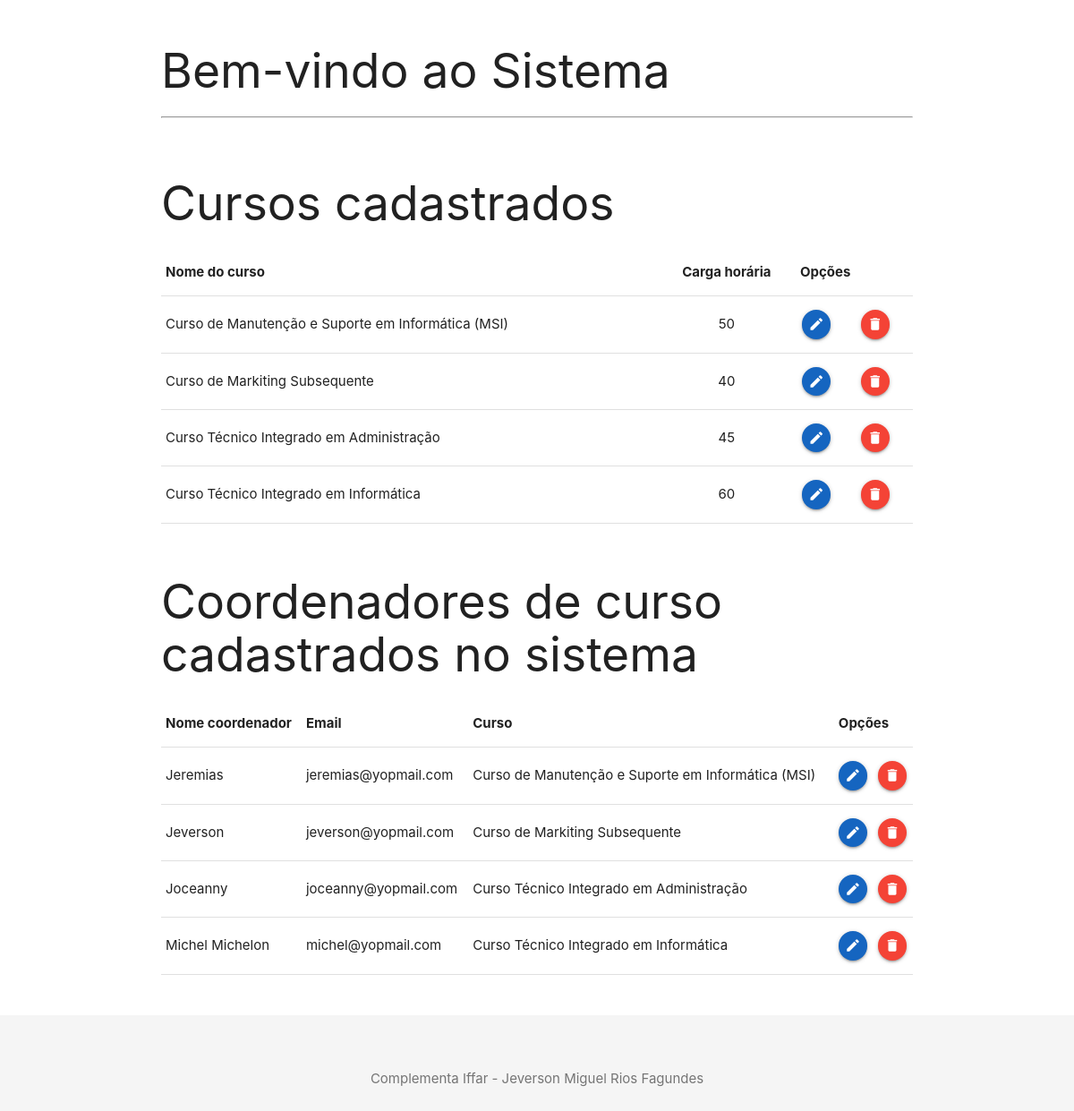
Page /inicialAdmin.php on the committed database.
### tables this page shows
CREATE TABLE IF NOT EXISTS `curso` (
  `id_curso` int NOT NULL AUTO_INCREMENT,
  `nome_curso` varchar(255) NOT NULL,
  `carga_horaria` int NOT NULL,
  PRIMARY KEY (`id_curso`)
);

CREATE TABLE IF NOT EXISTS `coordenador_curso` (
  `id_coordenador` int NOT NULL AUTO_INCREMENT,
  `nome` varchar(255) DEFAULT NULL,
  `email` varchar(255) DEFAULT NULL,
  `senha` varchar(255) DEFAULT NULL,
  `id_curso` int DEFAULT NULL,
  PRIMARY KEY (`id_coordenador`),
  KEY `fk_curso_coordenador` (`id_curso`)
);

### conecta.php (called while the page is built, shortened)
<?php
function excutarSQL($mysql, $sql)
{
    $resultado = mysqli_query($mysql, $sql);
    return $resultado;
}

### inicialAdmin.php (the view, shortened to what this page needs)
<?php
require_once "conecta.php";
$mysql = conectar();
$sql = "SELECT * FROM curso ORDER BY nome_curso ASC";
$resultado = excutarSQL($mysql, $sql);
$quantidade_cursos = $resultado->num_rows;
$sql2 = "SELECT cc.id_coordenador, cc.nome, cc.email, c.nome_curso FROM coordenador_curso cc
        INNER JOIN curso c
        ON cc.id_curso = c.id_curso
        ORDER BY cc.nome ASC
        ;";
$resultado2 = excutarSQL($mysql, $sql2);
$quantidade_coordenadores_curso = $resultado2->num_rows;
?>
<!DOCTYPE html>
<html lang="pt-br">
<head>
    <link type="text/css" rel="stylesheet" href="materialize/css/materialize.min.css" media="screen,projection" />
</head>
<body>
    <main>
        <div class="container">
            <h2>Bem-vindo ao Sistema</h2>
            <hr>
            <br>
            <h2>Cursos cadastrados</h2>
            <?php
            if ($quantidade_cursos == 0) {
            ?>
                <p class="p">Não há cursos cadastrados no sistema ainda!</p>
            <?php
            } else {
            ?>
                <table class="highlight">
                    <thead>
                        <tr>
                            <th>Nome do curso</th>
                            <th class="teste">Carga horária</th>
                            <th colspan="2">Opções</th>
                        </tr>
                    </thead>
                    <tbody>
                        <?php
                        while ($dados = mysqli_fetch_assoc($resultado)) {
                            echo "<tr>";
                            echo "<td> " . $dados['nome_curso'] . "</td>";
                            echo "<td class=\"teste\"> " . $dados['carga_horaria'] . "</td>";
                            echo '<td > <a c href="crudCurso/formeditCurso.php?id=' . $dados['id_curso'] .  '" class="btn-floating btn-small waves-effect waves-light #1565c0 blue darken-3 modal-trigger link"><i class="material-icons ">create</i></a> </td>';
                            echo '<td> <a href="#modal' . $dados['id_curso'] . '" class="btn-floating btn-small waves-effect waves-light red modal-trigger link"><i class="material-icons">delete</i></a> </td>';
                            echo "</tr>";
                        ?>
                        <?php
                        }
                        ?>
                    </tbody>
                </table>
            <?php
            }
            ?>
            <br>
            <h2>Coordenadores de curso cadastrados no sistema</h2>
            <?php
            if ($quantidade_coordenadores_curso == 0) {
            ?>
                <p class="p">Não há coordenadores de curso cadastrados no sistema ainda!</p>
            <?php
            } else {
            ?>
                <table class="highlight">
                    <thead>
                        <tr>
                            <th>Nome coordenador</th>
                            <th>Email</th>
                            <th>Curso</th>
                            <th colspan="2">Opções</th>
                        </tr>
                    </thead>
                    <tbody>
                        <?php
                        while ($dados = mysqli_fetch_assoc($resultado2)) {
                            echo "<tr>";
                            echo "<td> " . $dados['nome'] . "</td>";
                            echo "<td> " . $dados['email'] . "</td>";
                            echo "<td> " . $dados['nome_curso'] . "</td>";
                            echo '<td> <a href="crudCoordenador/formeditCoordenador.php?id=' . $dados['id_coordenador'] . '" class="btn-floating btn-small waves-effect waves-light #1565c0 blue darken-3 modal-trigger"><i class="material-icons ">create</i></a> </td>';
                            echo '<td> <a href="#modal' . $dados['id_coordenador'] . '" class="btn-floating btn-small waves-effect waves-light red modal-trigger"><i class="material-icons">delete</i></a> </td>';
                            echo "</tr>";
                        ?>
                        <?php
                        }
                        ?>
                    </tbody>
                </table>
            <?php
            }
            ?>
        </div>
    </main>
    <br><br>
    <footer>
        <div class="container">
            <p>Complementa Iffar - Jeverson Miguel Rios Fagundes</p>
        </div>
    </footer>
</body>
</html>

### inicialAdmin.php (style rules this page uses)
body { display: flex; flex-direction: column; min-height: 100vh; margin: 0; }
main { flex: 1 0 auto; }
.container { margin-top: 50px; }
table { margin-top: 20px; }
footer { background-color: #f5f5f5; padding: 10px 0; text-align: center; color: #757575; }
.teste { justify-content: center; text-align: center; }
.link { margin-left: 2px; margin-right: 2px; }

### rows in the picture
curso: nome_curso "Curso de Manutenção e Suporte em Informática (MSI)", carga_horaria "50"
curso: nome_curso "Curso de Markiting Subsequente", carga_horaria "40"
curso: nome_curso "Curso Técnico Integrado em Administração", carga_horaria "45"
curso: nome_curso "Curso Técnico Integrado em Informática", carga_horaria "60"
coordenador_curso: nome "Jeremias", email "jeremias@yopmail.com", id_curso.nome_curso "Curso de Manutenção e Suporte em Informática (MSI)"
coordenador_curso: nome "Jeverson", email "jeverson@yopmail.com", id_curso.nome_curso "Curso de Markiting Subsequente"
coordenador_curso: nome "Joceanny", email "joceanny@yopmail.com", id_curso.nome_curso "Curso Técnico Integrado em Administração"
coordenador_curso: nome "Michel Michelon", email "michel@yopmail.com", id_curso.nome_curso "Curso Técnico Integrado em Informática"
